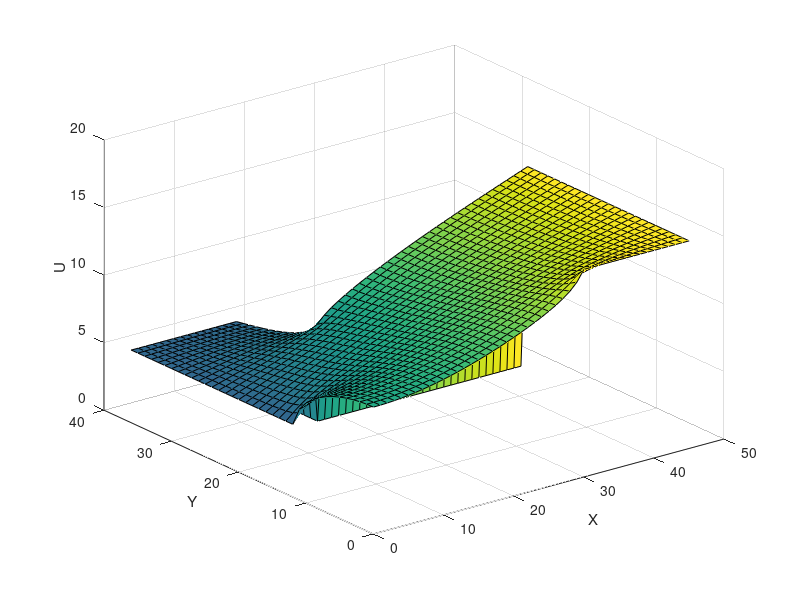

MATLAB code for this plot:
clc
Precision = 'double';
fidp = fopen ('Param1.dat', 'r', 'l');
if (fidp == -1)
disp('File "Param1.dat" not found');
return;
end
datap = fread (fidp, 2, 'int');
fclose (fidp);
NX = datap(1);
NY = datap(2);
Size = [NX NY];
fid = fopen ('Pole1.dat', 'r', 'l');
if (fid == -1)
disp('File "Pole1.dat" not found');
return;
end
U = fread (fid, Size, Precision);
SizeS = size(U);
x=1:NX;
y=1:NY;
[yy, xx] = meshgrid(y,x);
surf(xx, yy, U)
xlabel('X')
ylabel('Y')
zlabel('U')
fclose (fid);